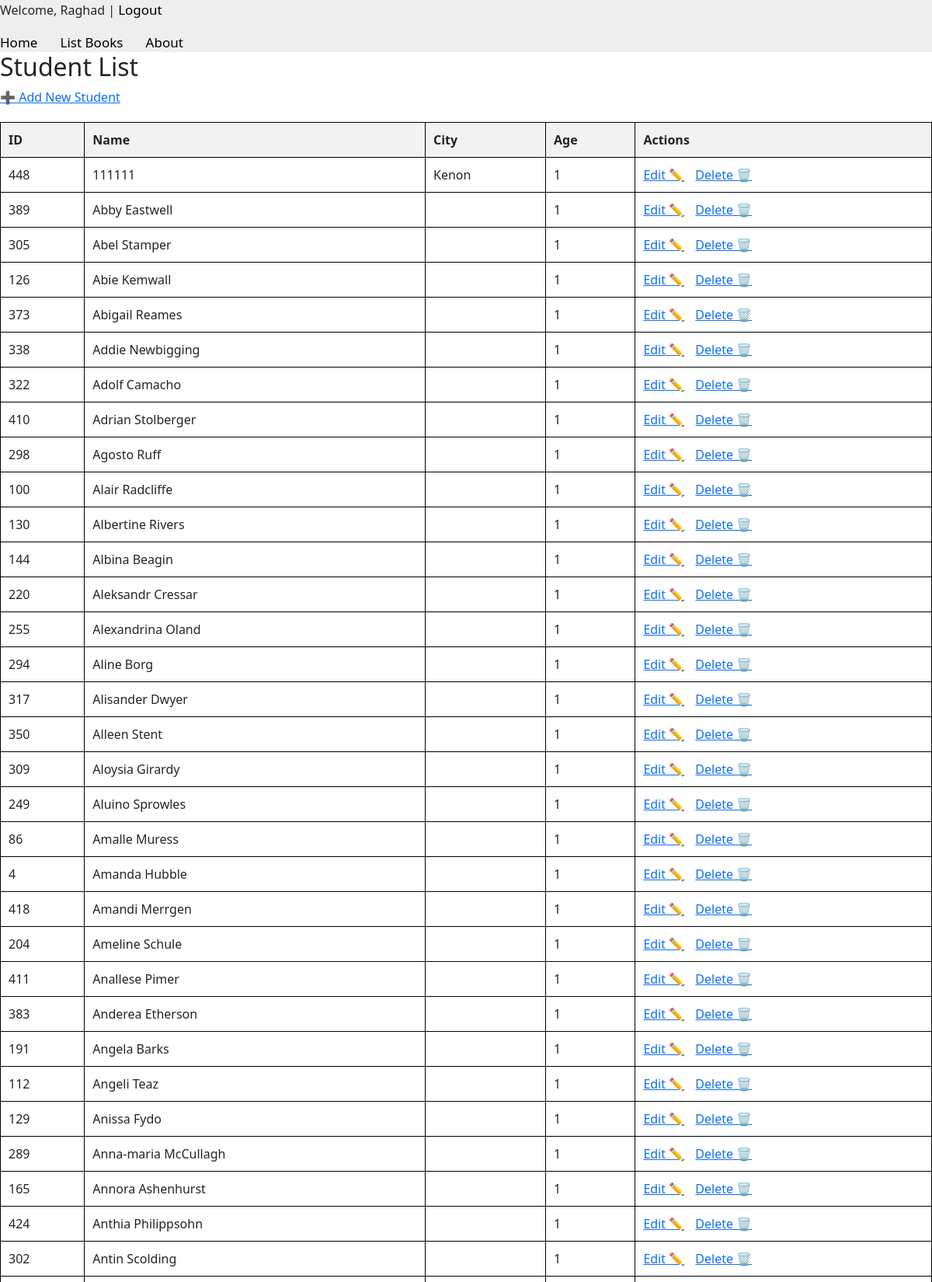
/books/lab11_task1/liststudents (signed in, upper part), run on the app's committed database.
### apps/bookmodule/models.py (models this page shows, shortened)
class Student(models.Model):
    name = models.CharField(max_length = 50, null=True, blank=True)
    address = models.ForeignKey(Address, on_delete=models.SET_NULL, null=True, blank=True)
    age = models.IntegerField(default = 1)

class Address(models.Model):
    city = models.CharField(max_length = 100, null=True, blank=True)

### apps/bookmodule/views.py (the view)
# urls.py: path('lab11_task1/liststudents', views.lab11_task1_list , name='lab11_task1_list'),
@login_required(login_url='/users/login')
def lab11_task1_list(request):
    mystudents=Student.objects.order_by('name')
    return render(request, 'usermodule/task1_listStudents.html', {'students':mystudents})

### apps/templates/usermodule/task1_listStudents.html (shortened to what this page needs)
{% extends "layouts/base.html" %}
{% load static %}
{% block content %}
<h2>Student List</h2>
<a href="{% url 'lab11_task1_add' %}">➕ Add New Student</a>
{% if students %}
    <table>
        <tr>
            <th>ID</th>
            <th>Name</th>
            <th>City</th>
            <th>Age</th>
            <th>Actions</th>
        </tr>
        {% for student in students %}
            <tr>
                <td>{{ student.id }}</td>
                <td>{{ student.name }}</td>
                <td>{{ student.address.city }}</td>
                <td>{{ student.age }}</td>
                <td class="actions">
                    <a href="{% url 'lab11_task1_update' student.id %}">Edit ✏️</a>
                    <a href="{% url 'lab11_task1_delete' student.id %}">Delete 🗑️</a>
                </td>
            </tr>
        {% endfor %}
    </table>
{% else %}
    <p>No students found.</p>
{% endif %}
{% endblock content %}

### apps/templates/includes/header.html
{% with request.resolver_match.url_name as url_name %}
<div class="topnav">
    {% if user.is_authenticated %}
    <p>Welcome, {{ user.username }} | <a href="{% url 'logout' %}">Logout</a></p>
{% else %}
    <a href="{% url 'login' %}">Login</a> | <a href="{% url 'register' %}">Register</a>
{% endif %}
    <a class="{% if url_name == 'books.index' %}active{% endif %}" href="{% url "books.index" %}">Home</a>
    <a class="{% if url_name == 'books.list_books' %}active{% endif %}" href="{% url "books.list_books" %}">List Books</a>
    <a class="{% if url_name == 'books.aboutus' %}active{% endif %}" href="{% url "books.aboutus" %}">About</a>
</div>
{% endwith %}

### apps/static/styles.css (style rules this page uses)
.topnav { background-color: #eeeeee; width: 100%; }
.topnav a { color: #000000; text-align: center; margin-right: 25px; text-decoration: none; font-size: 17px; }

### apps/templates/usermodule/task1_listStudents.html (style rules this page uses)
table { width: 100%; border-collapse: collapse; margin-top: 20px; }
th, td { border: 1px solid black; padding: 10px; text-align: left; }
th { background-color: #f2f2f2; }
.actions a { margin-right: 10px; }

### data on the page
Student: id "448", name "111111", address.city "Kenon", age "1"
Student: id "389", name "Abby Eastwell", age "1"
Student: id "305", name "Abel Stamper", age "1"
Student: id "126", name "Abie Kemwall", age "1"
Student: id "373", name "Abigail Reames", age "1"
Student: id "338", name "Addie Newbigging", age "1"
Student: id "322", name "Adolf Camacho", age "1"
Student: id "410", name "Adrian Stolberger", age "1"
Student: id "298", name "Agosto Ruff", age "1"
Student: id "100", name "Alair Radcliffe", age "1"
Student: id "130", name "Albertine Rivers", age "1"
Student: id "144", name "Albina Beagin", age "1"
Student: id "220", name "Aleksandr Cressar", age "1"
Student: id "255", name "Alexandrina Oland", age "1"
Student: id "294", name "Aline Borg", age "1"
Student: id "317", name "Alisander Dwyer", age "1"
Student: id "350", name "Alleen Stent", age "1"
Student: id "309", name "Aloysia Girardy", age "1"
Student: id "249", name "Aluino Sprowles", age "1"
Student: id "86", name "Amalle Muress", age "1"
Student: id "4", name "Amanda Hubble", age "1"
Student: id "418", name "Amandi Merrgen", age "1"
Student: id "204", name "Ameline Schule", age "1"
Student: id "411", name "Anallese Pimer", age "1"
Student: id "383", name "Anderea Etherson", age "1"
Student: id "191", name "Angela Barks", age "1"
Student: id "112", name "Angeli Teaz", age "1"
Student: id "129", name "Anissa Fydo", age "1"
Student: id "289", name "Anna-maria McCullagh", age "1"
Student: id "165", name "Annora Ashenhurst", age "1"
Student: id "424", name "Anthia Philippsohn", age "1"
Student: id "302", name "Antin Scolding", age "1"

### other printed values
{{ user.username }} "Raghad"
